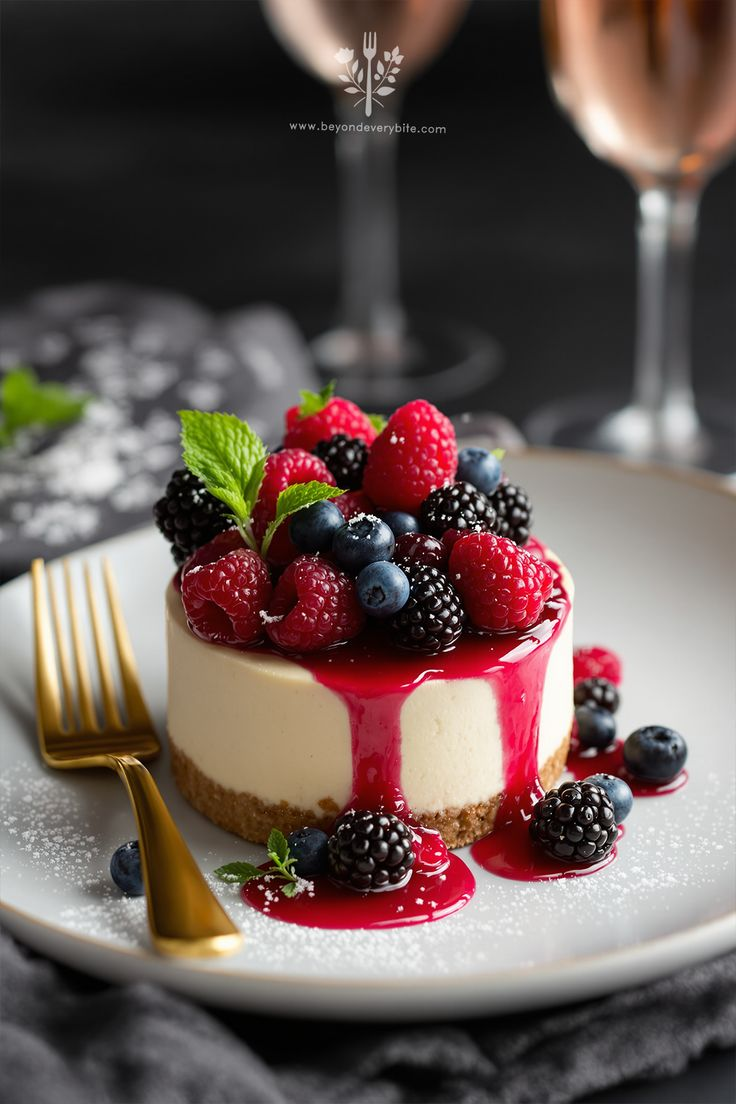
#> input picture pictures/berry cake.jpg, 736 x 1104 px
$ jupyter execute main.ipynb   (text cells are left out)
#> lines starting #> are read from the running program, lines starting #| are printed output that depends on the picture; after the words box and inside, x2 and y2 are one past the last pixel; in counts of white or black regions, pixels touching at a corner belong together; pictures that were not available may be replaced by others from this repository, and a replacement may not be noted
[cell 1]
import cv2 as cv
import numpy as np

[cell 2]
# reading images
img = cv.imread('pictures/berry cake.jpg')
#> img is the input picture: shape (1104, 736, 3); mean B, G, R 82.5, 87.4, 103.4
cv.imshow('berry cake.jpg',img)

cv.waitKey(0)

[cell 3]
img = cv.imread('../Resources/Photos/cats.jpg')
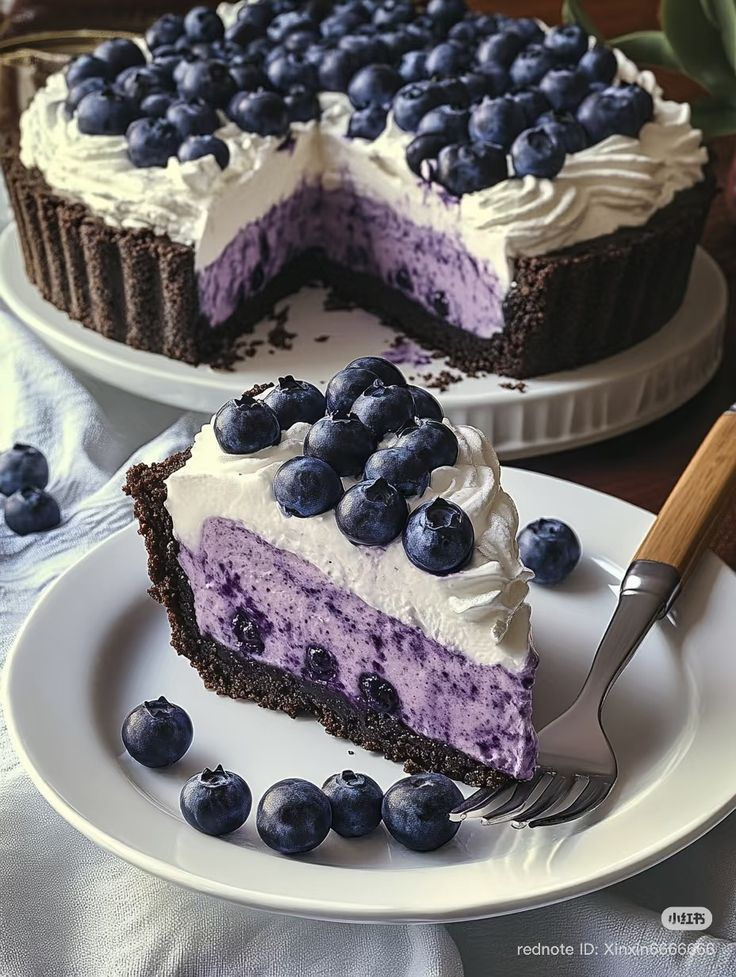
#> input picture pictures/bery cake 2.jpg, 736 x 977 px, given in place of cats.jpg, which was not available
#> img is the input picture: shape (977, 736, 3); mean B, G, R 115.2, 115, 118.4
cv.imshow('Cats', img)

blank = np.zeros(img.shape, dtype='uint8')
cv.imshow('Blank', blank)

gray = cv.cvtColor(img, cv.COLOR_BGR2GRAY)
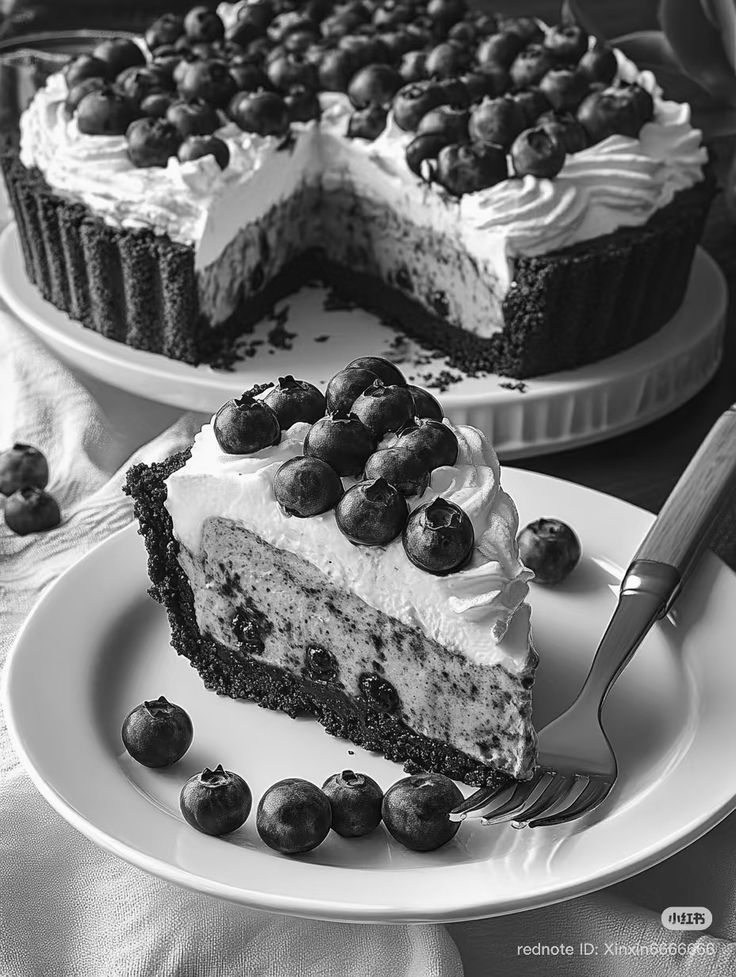
#> gray: shape (977, 736); min 0, max 255, mean 116
cv.imshow('Gray', gray)

blur = cv.GaussianBlur(gray, (5,5), cv.BORDER_DEFAULT)
cv.imshow('Blur', blur)

canny = cv.Canny(blur, 125, 175)
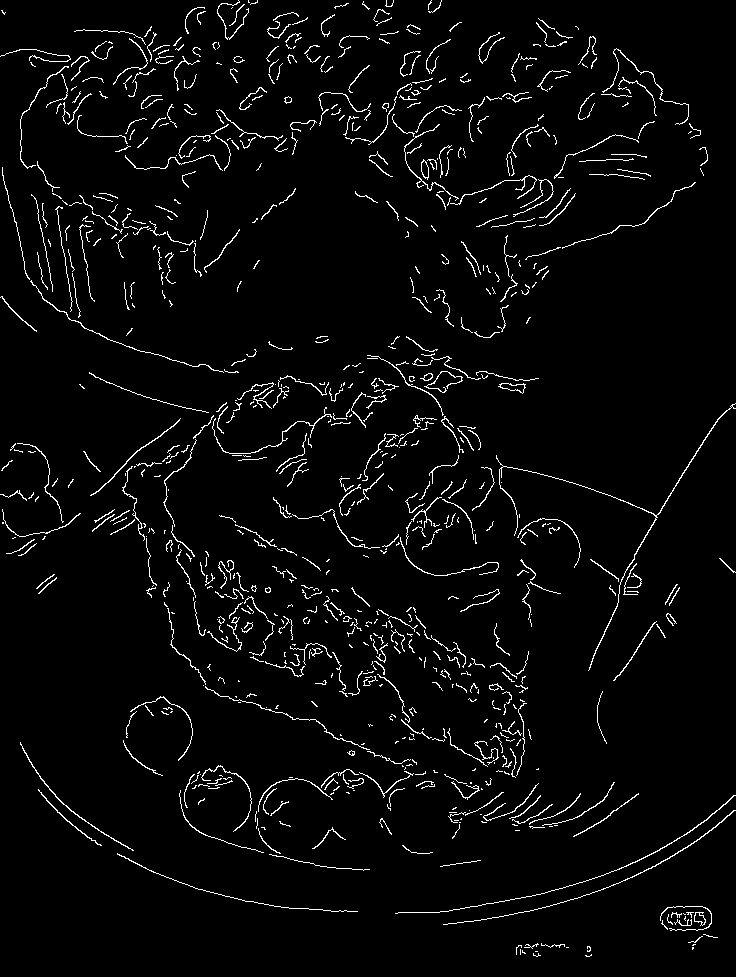
#> canny: shape (977, 736); 3.5% white in thin lines or dots
cv.imshow('Canny Edges', canny)

# ret, thresh = cv.threshold(gray, 125, 255, cv.THRESH_BINARY)
# cv.imshow('Thresh', thresh)

contours, hierarchies = cv.findContours(canny, cv.RETR_LIST, cv.CHAIN_APPROX_SIMPLE)
#> contours = 837 contours, 761 with area under 20; largest, box (x1, y1, x2, y2) and area: (496, 403, 736, 671) 162, (498, 383, 526, 394) 141, (500, 383, 525, 394) 128, (421, 159, 429, 180) 98, (421, 160, 429, 178) 89
print(f'{len(contours)} contour(s) found!')
#| 837 contour(s) found!

cv.drawContours(blank, contours, -1, (0,0,255), 1)
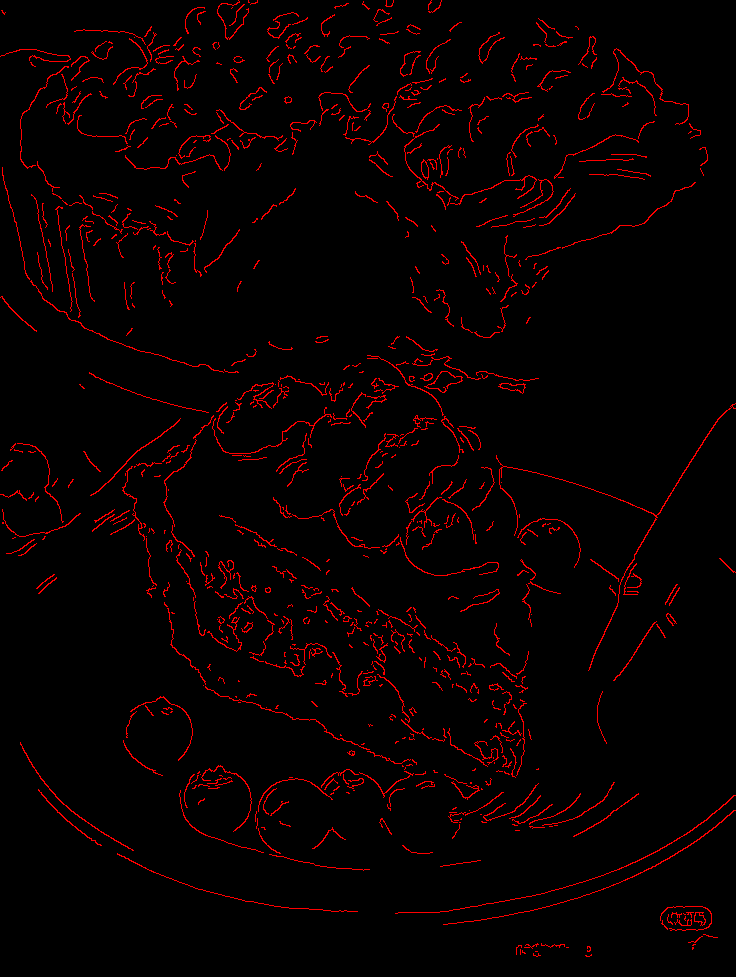
#> blank: shape (977, 736, 3); mean of channels 0, 1, 2 0, 0, 9; drawn as B, G, R
cv.imshow('Contours Drawn', blank)

cv.waitKey(0)
